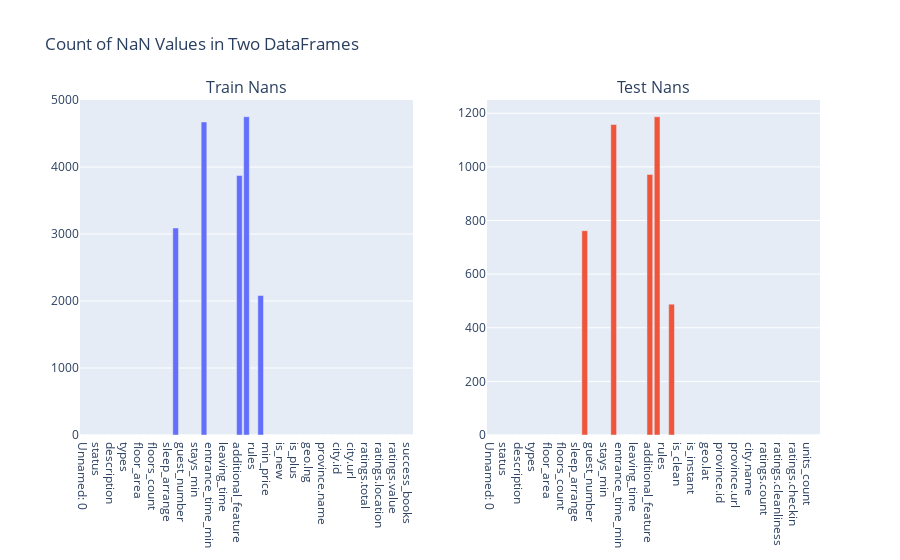

The cell this chart's notebook holds for it:
### Code cell
import pandas as pd
import plotly.graph_objects as go
from plotly.subplots import make_subplots

df_train = pd.read_csv("../data/train.csv")
df_test = pd.read_csv("../data/test.csv")

nan_counts_train = df_train.isna().sum()

nan_counts_test = df_test.isna().sum()

fig = make_subplots(
    rows=1,
    cols=2,
    subplot_titles=("Train Nans", "Test Nans"),
)

fig.add_trace(
    go.Bar(x=nan_counts_train.index, y=nan_counts_train.values, name="Train"),
    row=1,
    col=1,
)

fig.add_trace(
    go.Bar(x=nan_counts_test.index, y=nan_counts_test.values, name="Test"),
    row=1,
    col=2,
)

fig.update_layout(title_text="Count of NaN Values in Two DataFrames", showlegend=False)

fig.show()

### Figure 1 — Plotly figure (JSON) as saved in the notebook; plotly's stock layout.template omitted (floating-point values rounded to 4 significant figures)
{"data": [{"name": "Train", "type": "bar", "x": ["Unnamed: 0", "id", "status", "title", "description", "allocation", "types", "regions", "floor_area", "land_area", "floors_count", "bedrooms", "sleep_arrange", "sleep_description", "guest_number", "max_guest_number", "stays_min", "stays_max", "entrance_time_min", "entrance_time_max", "leaving_time", "features", "additional_feature", "additional_safety", "rules", "additional_rule", "min_price", "is_clean", "is_new", "is_instant", "is_plus", "geo.lat", "geo.lng", "province.id", "province.name", "province.url", "city.id", "city.name", "city.url", "ratings.count", "ratings.total", "ratings.cleanliness", "ratings.location", "ratings.checkin", "ratings.value", "units_count", "success_books"], "xaxis": "x", "y": [0, 0, 0, 0, 0, 0, 0, 0, 0, 0, 0, 0, 0, 3090, 0, 0, 0, 4673, 0, 0, 0, 0, 3874, 4751, 0, 2083, 0, 0, 0, 0, 0, 0, 0, 0, 0, 0, 0, 0, 0, 0, 0, 0, 0, 0, 0, 0, 0], "yaxis": "y"}, {"name": "Test", "type": "bar", "x": ["Unnamed: 0", "id", "status", "title", "description", "allocation", "types", "regions", "floor_area", "land_area", "floors_count", "bedrooms", "sleep_arrange", "sleep_description", "guest_number", "max_guest_number", "stays_min", "stays_max", "entrance_time_min", "entrance_time_max", "leaving_time", "features", "additional_feature", "additional_safety", "rules", "additional_rule", "is_clean", "is_new", "is_instant", "is_plus", "geo.lat", "geo.lng", "province.id", "province.name", "province.url", "city.id", "city.name", "city.url", "ratings.count", "ratings.total", "ratings.cleanliness", "ratings.location", "ratings.checkin", "ratings.value", "units_count", "success_books"], "xaxis": "x2", "y": [0, 0, 0, 0, 0, 0, 0, 0, 0, 0, 0, 0, 0, 762, 0, 0, 0, 1158, 0, 0, 0, 0, 972, 1187, 0, 488, 0, 0, 0, 0, 0, 0, 0, 0, 0, 0, 0, 0, 0, 0, 0, 0, 0, 0, 0, 0], "yaxis": "y2"}], "layout": {"annotations": [{"font": {"size": 16}, "showarrow": false, "text": "Train Nans", "x": 0.225, "xanchor": "center", "xref": "paper", "y": 1, "yanchor": "bottom", "yref": "paper"}, {"font": {"size": 16}, "showarrow": false, "text": "Test Nans", "x": 0.775, "xanchor": "center", "xref": "paper", "y": 1, "yanchor": "bottom", "yref": "paper"}], "showlegend": false, "title": {"text": "Count of NaN Values in Two DataFrames"}, "xaxis": {"anchor": "y", "domain": [0, 0.45]}, "xaxis2": {"anchor": "y2", "domain": [0.55, 1]}, "yaxis": {"anchor": "x", "domain": [0, 1]}, "yaxis2": {"anchor": "x2", "domain": [0, 1]}}}
